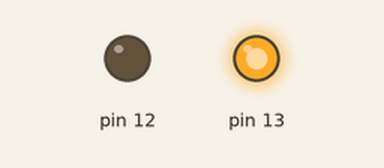
Recording of a sketch running on a simulated Arduino Uno, built with avr-gcc and run on an emulated ATmega328P. Shown: output pins drawn as LEDs (lit = HIGH).

Above: at 0.04 s.
At 1.4 s:
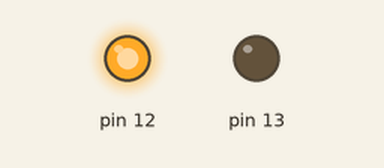
At 2.92 s:
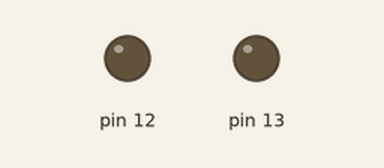
Timing chart, 0 to 3.2 s (numbered marks = the images above):
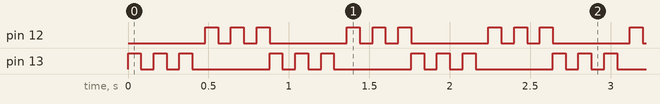

The sketch:

policeAlarm.ino
```cpp
void setup()
{
  pinMode(13, OUTPUT);
  pinMode(12, OUTPUT);
}

void loop()
{
  digitalWrite(13, HIGH);
  delay(80);
  digitalWrite(13, LOW);
  delay(80);
  digitalWrite(13, HIGH);
  delay(80);
  digitalWrite(13, LOW);
  delay(80);
  digitalWrite(13, HIGH);
  delay(80);
  digitalWrite(13, LOW);
  delay(80);
  digitalWrite(12, HIGH);
  delay(80);
  digitalWrite(12, LOW);
  delay(80);
  digitalWrite(12, HIGH);
  delay(80);
  digitalWrite(12, LOW);
  delay(80);
  digitalWrite(12, HIGH);
  delay(80);
  digitalWrite(12, LOW);
}
```

Measured:
- by itself, pin 12, pin 13: repeats every 0.88 s: 2 × (LOW 0.08 s, HIGH 0.08 s), LOW 0.48 s, HIGH 0.08 s
